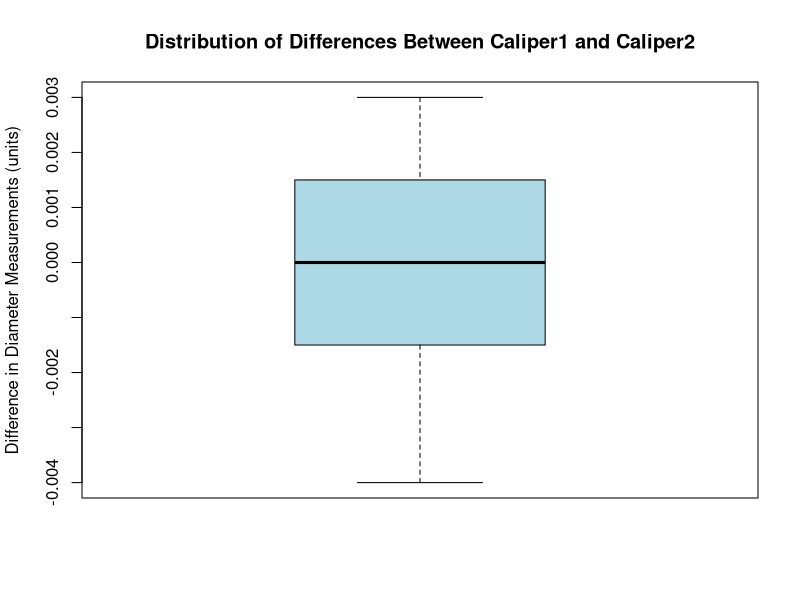

The R source for this figure:
## ---- chunk 1
# Data
Caliper1 <- c(0.265, 0.265, 0.266, 0.267, 0.267, 0.265, 0.267, 0.267, 0.265, 0.2638, 0.268, 0.265)
Caliper2 <- c(0.264, 0.265, 0.264, 0.266, 0.267, 0.268, 0.264, 0.265, 0.265, 0.267, 0.268, 0.269)

# Normality Test
Differences <- Caliper1 - Caliper2
boxplot(Differences,
        main = "Distribution of Differences Between Caliper1 and Caliper2",
        ylab = "Difference in Diameter Measurements (units)",
        col = "lightblue")
shapiro.test(Differences)

# Test for Equality of Mean
t.test(Caliper1, Caliper2, paired = TRUE) 
